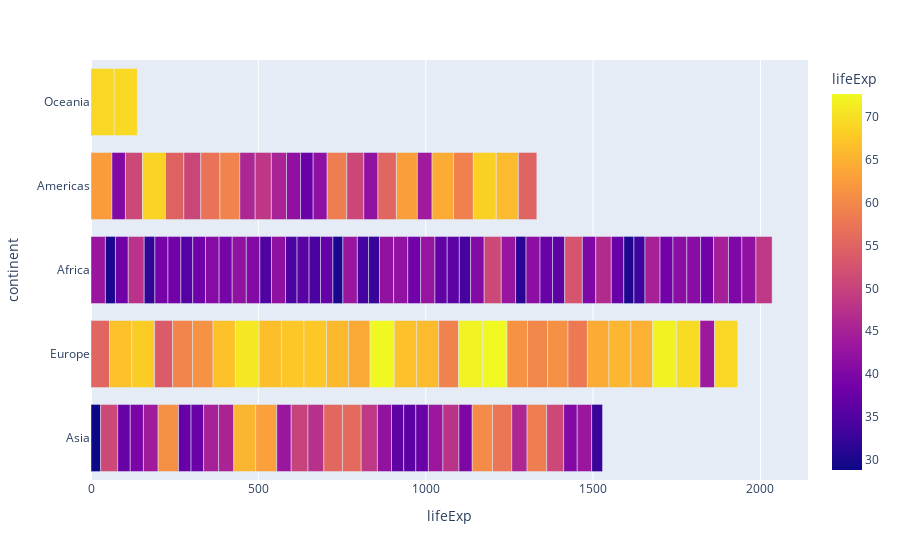

Here is the notebook cell this chart was saved with:
### Code cell
px.bar(line2, x="lifeExp",y='continent', color="lifeExp", hover_name="country")

### Figure 1 — Plotly figure (JSON) as saved in the notebook; plotly's stock layout.template omitted (floating-point values rounded to 4 significant figures; data arrays with more than 128 entries replaced by an {"elided": "..."} marker saying what was removed)
{"data": [{"alignmentgroup": "True", "hovertemplate": "<b>%{hovertext}</b><br><br>lifeExp=%{marker.color}<br>continent=%{y}<extra></extra>", "hovertext": {"elided": "142 str values"}, "legendgroup": "", "marker": {"color": {"elided": "142 float values"}, "coloraxis": "coloraxis", "pattern": {"shape": ""}}, "name": "", "offsetgroup": "", "orientation": "h", "showlegend": false, "textposition": "auto", "type": "bar", "x": {"elided": "142 float values"}, "xaxis": "x", "y": {"elided": "142 str values"}, "yaxis": "y"}], "layout": {"barmode": "relative", "coloraxis": {"colorbar": {"title": {"text": "lifeExp"}}, "colorscale": [[0, "#0d0887"], [0.1111, "#46039f"], [0.2222, "#7201a8"], [0.3333, "#9c179e"], [0.4444, "#bd3786"], [0.5556, "#d8576b"], [0.6667, "#ed7953"], [0.7778, "#fb9f3a"], [0.8889, "#fdca26"], [1, "#f0f921"]]}, "legend": {"tracegroupgap": 0}, "margin": {"t": 60}, "xaxis": {"anchor": "y", "domain": [0, 1], "title": {"text": "lifeExp"}}, "yaxis": {"anchor": "x", "domain": [0, 1], "title": {"text": "continent"}}}}
